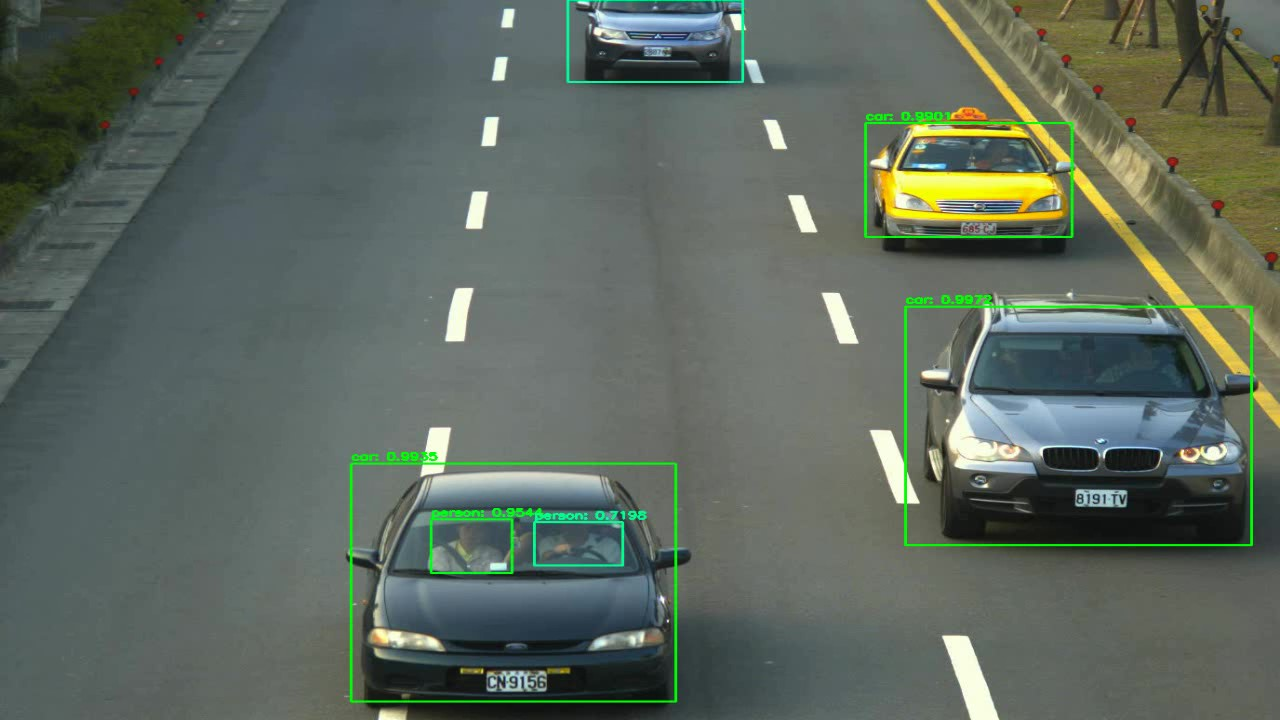
#> input picture medio/img.jpg, 1280 x 720 px, given in place of the camera
$ python camera.py
#> lines starting #> are read from the running program, lines starting #| are printed output that depends on the picture
import cv2, time

from cv2 import threshold

# using webcam: 0
video = cv2.VideoCapture(0)

# frame
first_frame = None

# infinite loop
while True:
    check, frame = video.read()
#> frame is the input picture: shape (720, 1280, 3); mean B, G, R 93.9, 104.5, 93.3
    # extract into grayscale: improves the accuracy of motion detection
    gray = cv2.cvtColor(frame, cv2.COLOR_BGR2GRAY)
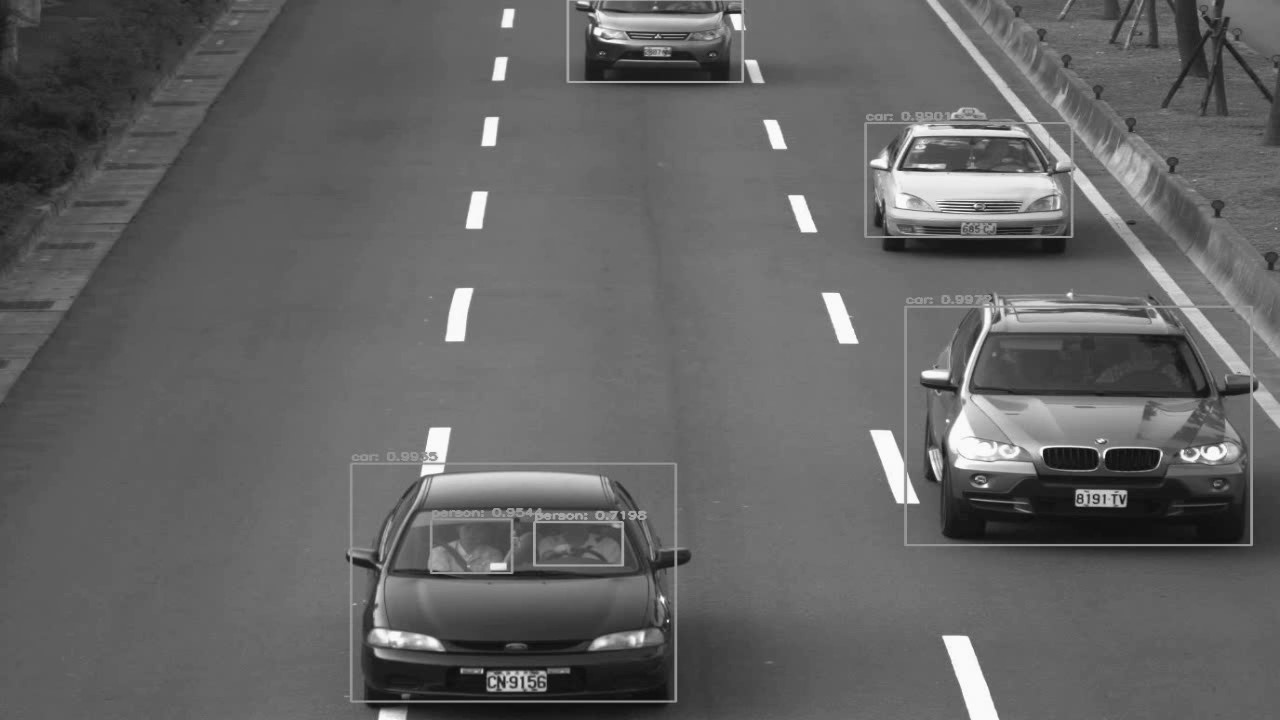
#> gray: shape (720, 1280); min 7, max 254, mean 100
    # blurring/smoothing image
    gray = cv2.GaussianBlur(gray, (21, 21), 0)
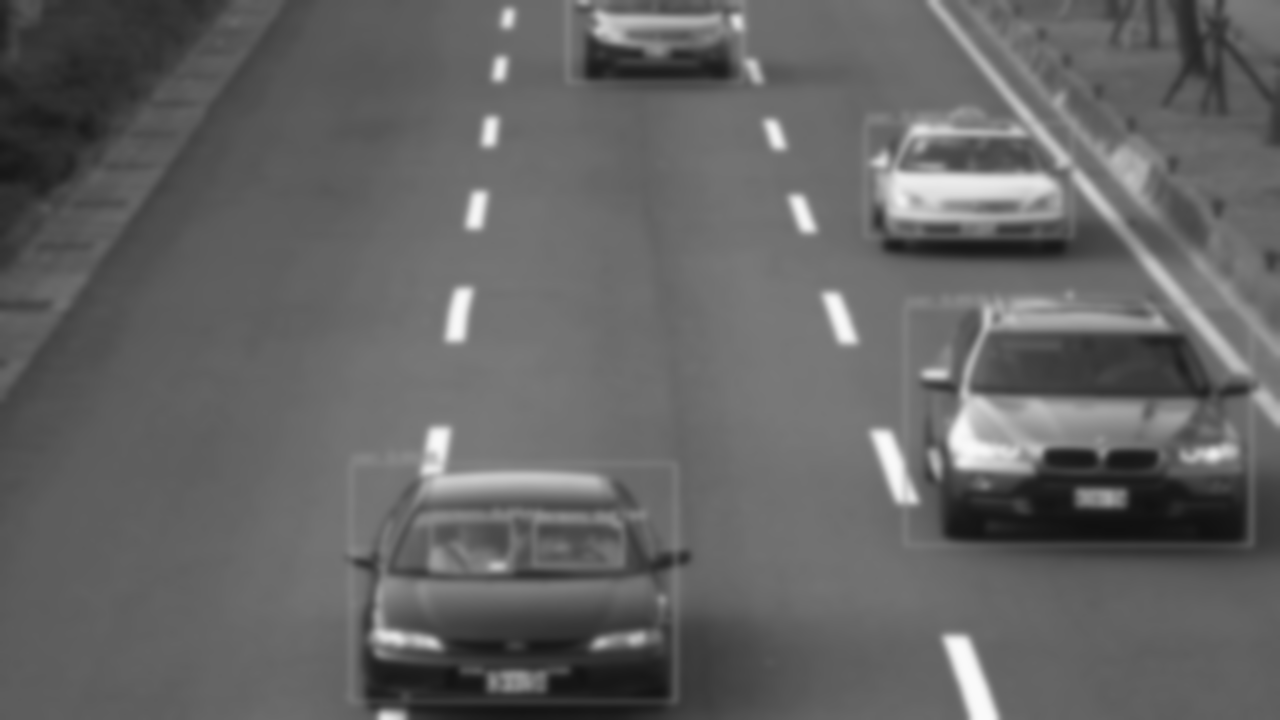
#> gray: shape (720, 1280); min 16, max 250, mean 100
    # the first frame is the reference frame
    if first_frame is None:
        first_frame = gray
        continue
    # calculating the absolite difference between frames
    delta_frame = cv2.absdiff(first_frame, gray)
    # limit up to wich we want the motion to be detected
    # threshold(frame, intensity, color shade, object)[first element]
    threshold_frame = cv2.threshold(delta_frame, 50, 255, cv2.THRESH_BINARY)[1]
    # apply smoothing
    threshold_frame = cv2.dilate(threshold_frame, None, iterations=2)
    # finding contours of objects that are moving
    (cntr, h) = cv2.findContours(threshold_frame.copy(), cv2.RETR_EXTERNAL, cv2.CHAIN_APPROX_SIMPLE)
    # garanteeing that small noises wont be detected as contours
    for contour in cntr:
        if cv2.contourArea(contour) < 3000:
            continue
        # starting x, starting y, width and height
        (x, y, w, h) = cv2.boundingRect(contour)
        # drawing rectangle (frame, axis, color, size of pen)
        cv2.rectangle(frame, (x, y), (x+w, y+h), (0, 255, 0), 3)
    # showing video to user
    cv2.imshow("Motion Detection", frame)
    # exit criteria for window
    key = cv2.waitKey(1)
    if key == ord('q'):
        break

video.release()
# closing all windows
cv2.destroyAllWindows()
